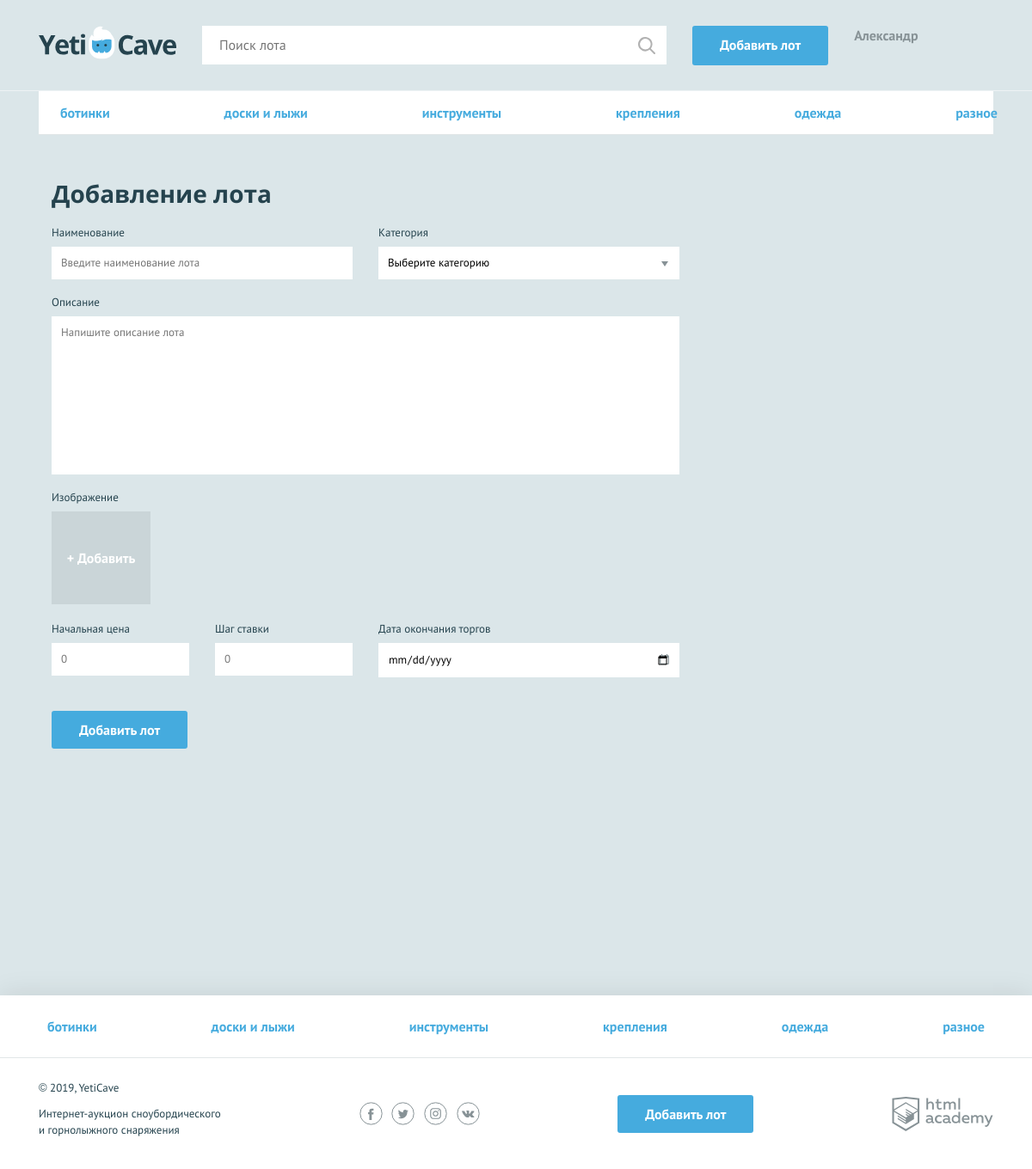
The page /add.php on the database its author committed.
### tables this page shows
CREATE TABLE category (
id INT AUTO_INCREMENT PRIMARY KEY,
name CHAR(128),
id_lot INT
);

### functions.php (called while the page is built, shortened)
<?php
function include_template($name, $data) {
    $name = 'templates/' . $name;
    extract($data);
    require $name;
    $result = ob_get_clean();
    return $result;
};
?>

### templates/add.php (the view, shortened to what this page needs)
  <main>
    <nav class="nav">
      <ul class="nav__list container">
          <?php foreach ($categories_select as $value): ?>
          <li class="nav__item">
              <a href="pages/all-lots.html"><?=$value['name']; ?></a>
          </li>
          <?php endforeach; ?>
      </ul>
    </nav>
    <?php $form_classname = count($errors) ? "form--invalid" : ""; ?>
    <form class="form form--add-lot container <?=$form_classname;?>" action="/add.php" method="post" enctype="multipart/form-data">
      <h2>Добавление лота</h2>
      <div class="form__container-two">
          <?php $classname = isset($errors['name']) ? "form__item--invalid" : "";
          $value = isset($jpg['name']) ? $jpg['name'] : ""; ?>
        <div class="form__item <?=$classname;?>">
          <label for="lot-name">Наименование</label>
          <input id="lot-name" class="<?=$classname;?>" type="text" name="jpg[name]" placeholder="Введите наименование лота" value="<?=$value;?>" >
        </div>
        <?php $classname = isset($errors['category']) ? "form__item--invalid" : "";
        $value = isset($jpg['category']) ? $jpg['category'] : ""; ?>
        <div class="form__item <?=$classname;?>">
          <label for="category">Категория</label>
          <select id="category" name="jpg[category]">
              <option value="">Выберите категорию</option>
          </select>
        </div>
      </div>
      <?php $classname = isset($errors['description']) ? "form__item--invalid" : "";
      $value = isset($jpg['description']) ? $jpg['description'] : ""; ?>
      <div class="form__item form__item--wide <?=$classname;?>">
        <label for="message">Описание</label>
        <textarea id="message" class="<?=$classname;?>" name="jpg[description]" placeholder="Напишите описание лота"><?=$value;?></textarea>
      </div>
      <?php $classname = isset($errors['file-upload']) ? "form__item--invalid" : "";
      $error_value = isset($errors['file-upload']) ? $errors['file-upload'] : ""; ?>
      <div class="form__item form__item--file <?=$classname;?>">
        <label>Изображение</label>
        <div class="form__input-file">
          <label for="photo2">
              <span>+ Добавить</span>
          </label>
        </div>
      </div>
      <div class="form__container-three">
        <?php $classname = isset($errors['start_price']) ? "form__item--invalid" : "";
        $value = isset($jpg['start_price']) ? $jpg['start_price'] : ""; ?>
        <div class="form__item form__item--small <?=$classname;?>">
          <label for="lot-rate">Начальная цена</label>
          <input id="lot-rate" class="<?=$classname;?>" type="number" name="jpg[start_price]" placeholder="0" value="<?=$value;?>" >
        </div>
        <?php $classname = isset($errors['step_bet']) ? "form__item--invalid" : "";
        $value = isset($jpg['step_bet']) ? $jpg['step_bet'] : ""; ?>
        <div class="form__item form__item--small <?=$classname;?>">
          <label for="lot-step">Шаг ставки</label>
          <input id="lot-step" class="<?=$classname;?>" type="number" name="jpg[step_bet]" placeholder="0" value="<?=$value;?>" >
        </div>
        <?php $classname = isset($errors['date_close']) ? "form__item--invalid" : "";
        $value = isset($jpg['date_close']) ? $jpg['date_close'] : ""; ?>
        <div class="form__item <?=$classname;?>">
          <label for="lot-date">Дата окончания торгов</label>
          <input class="form__input-date <?=$classname;?>" id="lot-date" type="date" name="jpg[date_close]" value="<?=$value;?>">
        </div>
      </div>
      <button type="submit" class="button">Добавить лот</button>
    </form>
  </main>
</div>

### templates/layout.php (shortened to what this page needs)
<!DOCTYPE html>
<html lang="ru">
<head>
    <link href="css/normalize.min.css" rel="stylesheet">
    <link href="css/style.css" rel="stylesheet">
</head>
<body>
<div class="page-wrapper">
<header class="main-header">
    <div class="main-header__container container">
        <a class="main-header__logo" href="/">
            <img src="img/logo.svg" width="160" height="39" alt="Логотип компании YetiCave">
        </a>
        <form class="main-header__search" method="get" action="https://echo.htmlacademy.ru">
            <input type="search" name="search" placeholder="Поиск лота">
            <input class="main-header__search-btn" type="submit" name="find" value="Найти">
        </form>
        <a class="main-header__add-lot button" href="/add.php">Добавить лот</a>
        <nav class="user-menu">
            <?php if ($is_auth === 1): ?>
                <div class="user-menu__logged">
                    <p><?=$user_name; ?></p>
                </div>
            <?php endif; ?>
        </nav>
    </div>
</header>
<main class="container">
    <?=$content_main; ?>
<footer class="main-footer">
    <nav class="nav">
        <ul class="nav__list container">
            <?php foreach ($categories_select as $value): ?>
            <li class="nav__item">
                <a href="pages/all-lots.html"><?=$value['name']; ?></a>
            </li>
            <?php endforeach; ?>
        </ul>
    </nav>
    <div class="main-footer__bottom container">
        <div class="main-footer__copyright">
            <p>© 2019, YetiCave</p>
            <p>Интернет-аукцион сноубордического и горнолыжного снаряжения</p>
        </div>
        <div class="main-footer__social social">
            <a class="social__link social__link--facebook" href="#">
            </a>
            <a class="social__link social__link--twitter" href="#">
            </a>
            <a class="social__link social__link--instagram" href="#">
            </a>
            <a class="social__link social__link--vkontakte" href="#">
            </a>
        </div>
        <a class="main-footer__add-lot button" href="/add.php">Добавить лот</a>
        <div class="main-footer__developed-by">
            <a class="logo-academy" href="https://htmlacademy.ru/intensive/php">
            </a>
        </div>
    </div>
</footer>
</body>
</html>

### rows shown on the page
category: name "ботинки"
category: name "доски и лыжи"
category: name "инструменты"
category: name "крепления"
category: name "одежда"
category: name "разное"

### other values the page prints
$user_name "Александр"
